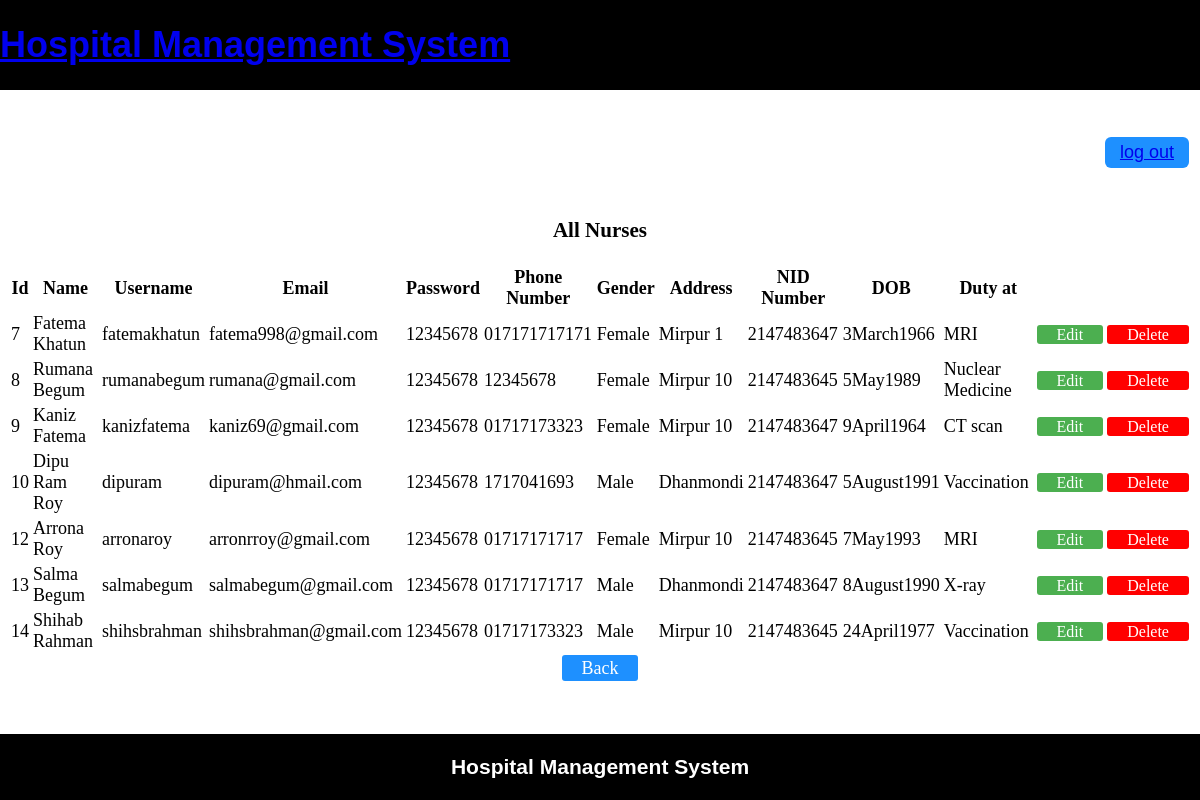
/project/allNurses.php (signed in), run on the app's committed database.
### tables this page shows
CREATE TABLE `nurse` (
  `Id` int(11) NOT NULL,
  `Name` varchar(20) NOT NULL,
  `Username` varchar(20) NOT NULL,
  `Email` varchar(30) NOT NULL,
  `Password` varchar(20) NOT NULL,
  `Phone` varchar(15) NOT NULL,
  `Address` varchar(50) NOT NULL,
  `Gender` varchar(10) NOT NULL,
  `NID` int(20) NOT NULL,
  `DOB` varchar(20) NOT NULL,
  `Duty` varchar(30) NOT NULL,
  `Feedback` varchar(50) DEFAULT NULL,
  `Request` varchar(70) DEFAULT NULL
);

### project/models/db_config.php (called while the page is built, shortened)
<?php
	$db_server="localhost";
	$db_uname="root";
	$db_pass="";
	$db_name="hms";
	function get($query)
	{
		global $db_server,$db_uname,$db_name,$db_pass;
		$conn=mysqli_connect($db_server,$db_uname,$db_pass,$db_name);
		$data=array();
		if($conn)
		{
			$result=mysqli_query($conn,$query);
			while ($row=mysqli_fetch_assoc($result)) {
				$data[]=$row;
			}
		}
		return $data;
	}
?>

### project/controllers/nurseController.php (called while the page is built, shortened)
<?php
	include 'models/db_config.php';
	function getNurses()
	{
		$query="select * from nurse";
		$rs=get($query);
		return $rs;
	}
?>

### project/allNurses.php (the view, shortened to what this page needs)
<?php
	require_once 'adminHeader.php';
	require_once 'controllers/nurseController.php';
	$nurses=getNurses();
?>
<br><br>
<h3 align="center">All Nurses</h3>
<table align="center">
	<thead>
	<th>Id</th>
	<th>Name</th>
	<th>Username</th>
	<th>Email</th>
	<th>Password</th>
	<th>Phone Number</th>
	<th>Gender</th>
	<th>Address</th>
	<th>NID Number</th>
	<th>DOB</th>
	<th>Duty at</th>
	</thead>
	<tbody>
		<?php
			foreach ($nurses as $s){
					echo "<tr>";
					echo "<td>".$s["Id"]."</td>";
					echo "<td>".$s["Name"]."</td>";
					echo "<td>".$s["Username"]."</td>";
					echo "<td>".$s["Email"]."</td>";
					echo "<td>".$s["Password"]."</td>";
					echo "<td>".$s["Phone"]."</td>";
					echo "<td>".$s["Gender"]."</td>";
					echo "<td>".$s["Address"]."</td>";
					echo "<td>".$s["NID"]."</td>";
					echo "<td>".$s["DOB"]."</td>";
					echo "<td>".$s["Duty"]."</td>";
					echo '<td><a class="Button" href="editNurse.php?id='.$s["Id"].'">Edit</a></td>';
					echo '<td><a class="Button Button1" href="deleteNurse.php?id='.$s["Id"].'">Delete</a></td>';
					echo "</tr>";
				}
		?>
	</tbody>
</table>
<table align="center">
	<tr><td><a class="btn" href="adminDashboard.php"> Back</a></td></tr>
</table>
<?php require_once 'Footer.php';?>

### project/styles/mystyles.css (style rules this page uses)
.btn { background-color: DodgerBlue; border: none; color: white; padding: 3px 20px; font-size: 18px; cursor: pointer; text-decoration: none; border-radius: 3px; }
.Button { background-color: #4CAF50; border: none; color: white; padding: 1px 20px; font-size: 16px; cursor: pointer; text-decoration: none; border-radius: 3px; }
.Button1 { background-color: #FF0000; }

### project/adminHeader.php (style rules this page uses)
body { font-size: 18px; }

### data on the page
nurse: Id "7", Name "Fatema Khatun", Username "fatemakhatun", Email "fatema998@gmail.com", Password "12345678", Phone "017171717171", Gender "Female", Address "Mirpur 1", NID "2147483647", DOB "3March1966", Duty "MRI"
nurse: Id "8", Name "Rumana Begum", Username "rumanabegum", Email "rumana@gmail.com", Password "12345678", Phone "12345678", Gender "Female", Address "Mirpur 10", NID "2147483645", DOB "5May1989", Duty "Nuclear Medicine"
nurse: Id "9", Name "Kaniz Fatema", Username "kanizfatema", Email "kaniz69@gmail.com", Password "12345678", Phone "01717173323", Gender "Female", Address "Mirpur 10", NID "2147483647", DOB "9April1964", Duty "CT scan"
nurse: Id "10", Name "Dipu Ram Roy", Username "dipuram", Email "dipuram@hmail.com", Password "12345678", Phone "1717041693", Gender "Male", Address "Dhanmondi", NID "2147483647", DOB "5August1991", Duty "Vaccination"
nurse: Id "12", Name "Arrona Roy", Username "arronaroy", Email "arronrroy@gmail.com", Password "12345678", Phone "01717171717", Gender "Female", Address "Mirpur 10", NID "2147483645", DOB "7May1993", Duty "MRI"
nurse: Id "13", Name "Salma Begum", Username "salmabegum", Email "salmabegum@gmail.com", Password "12345678", Phone "01717171717", Gender "Male", Address "Dhanmondi", NID "2147483647", DOB "8August1990", Duty "X-ray"
nurse: Id "14", Name "Shihab Rahman", Username "shihsbrahman", Email "shihsbrahman@gmail.com", Password "12345678", Phone "01717173323", Gender "Male", Address "Mirpur 10", NID "2147483645", DOB "24April1977", Duty "Vaccination"
